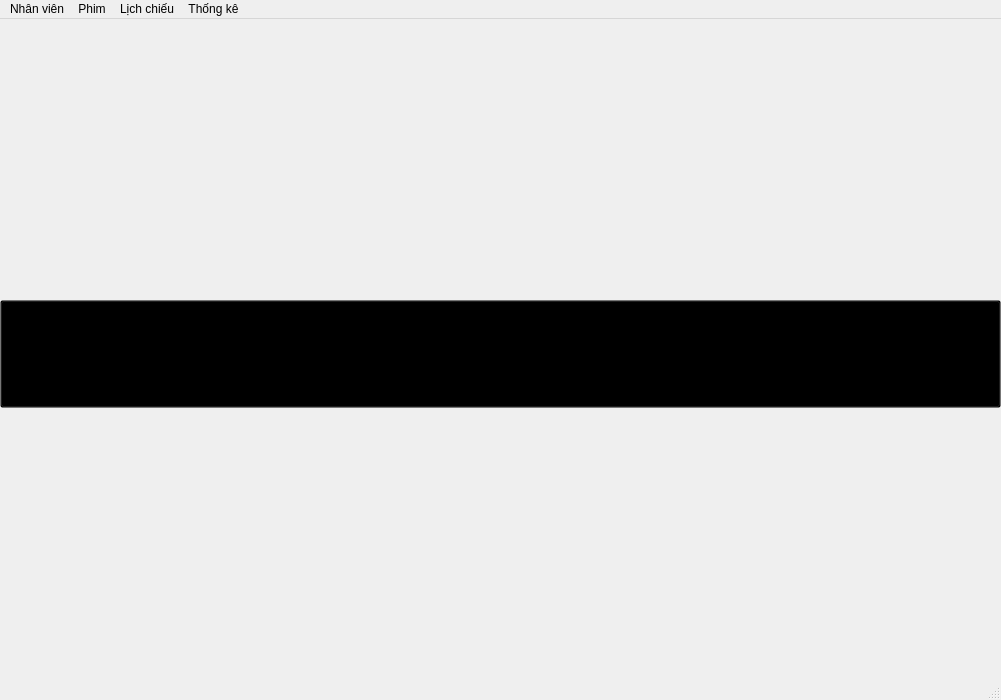
<?xml version="1.0" encoding="UTF-8"?>
<ui version="4.0">
 <class>MainWindow</class>
 <widget class="QMainWindow" name="MainWindow">
  <property name="geometry">
   <rect>
    <x>0</x>
    <y>0</y>
    <width>1001</width>
    <height>700</height>
   </rect>
  </property>
  <property name="windowTitle">
   <string>admin</string>
  </property>
  <property name="styleSheet">
   <string notr="true"/>
  </property>
  <widget class="QWidget" name="centralwidget">
   <widget class="QWidget" name="verticalLayoutWidget">
    <property name="geometry">
     <rect>
      <x>0</x>
      <y>0</y>
      <width>1001</width>
      <height>671</height>
     </rect>
    </property>
    <layout class="QVBoxLayout" name="view">
     <item>
      <widget class="QPushButton" name="hello_btn">
       <property name="styleSheet">
        <string notr="true">height: 100px;	font-size: 30px;	background-color: transparent;</string>
       </property>
       <property name="text">
        <string>Xin chào</string>
       </property>
      </widget>
     </item>
    </layout>
   </widget>
  </widget>
  <widget class="QMenuBar" name="menubar">
   <property name="geometry">
    <rect>
     <x>0</x>
     <y>0</y>
     <width>1001</width>
     <height>26</height>
    </rect>
   </property>
   <widget class="QMenu" name="menuQu_n_l_nh_n_vi_n">
    <property name="title">
     <string>Nhân viên</string>
    </property>
    <addaction name="all_staff"/>
    <addaction name="separator"/>
    <addaction name="add_staff"/>
   </widget>
   <widget class="QMenu" name="menuQu_n_l_phim">
    <property name="title">
     <string>Phim</string>
    </property>
    <addaction name="all_movie"/>
    <addaction name="separator"/>
    <addaction name="add_movie"/>
   </widget>
   <widget class="QMenu" name="menuL_ch_chi_u">
    <property name="title">
     <string>Lịch chiếu</string>
    </property>
    <addaction name="all_calendar"/>
    <addaction name="separator"/>
    <addaction name="add_calendar"/>
   </widget>
   <widget class="QMenu" name="menuTh_ng_k">
    <property name="title">
     <string>Thống kê</string>
    </property>
    <addaction name="ticket_statistical"/>
    <addaction name="separator"/>
    <addaction name="revenue_statistical"/>
   </widget>
   <addaction name="menuQu_n_l_nh_n_vi_n"/>
   <addaction name="menuQu_n_l_phim"/>
   <addaction name="menuL_ch_chi_u"/>
   <addaction name="menuTh_ng_k"/>
  </widget>
  <widget class="QStatusBar" name="statusbar"/>
  <action name="add_staff">
   <property name="text">
    <string>Thêm nhân viên</string>
   </property>
  </action>
  <action name="all_staff">
   <property name="text">
    <string>Xem toàn bộ</string>
   </property>
  </action>
  <action name="all_movie">
   <property name="text">
    <string>Tất cả phim</string>
   </property>
  </action>
  <action name="add_movie">
   <property name="text">
    <string>Thêm phim</string>
   </property>
  </action>
  <action name="add_calendar">
   <property name="text">
    <string>Tạo lịch</string>
   </property>
  </action>
  <action name="all_calendar">
   <property name="text">
    <string>Tất cả lịch</string>
   </property>
  </action>
  <action name="ticket_statistical">
   <property name="text">
    <string>Vé phim</string>
   </property>
  </action>
  <action name="revenue_statistical">
   <property name="text">
    <string>Doanh thu</string>
   </property>
  </action>
 </widget>
 <resources/>
 <connections/>
</ui>
